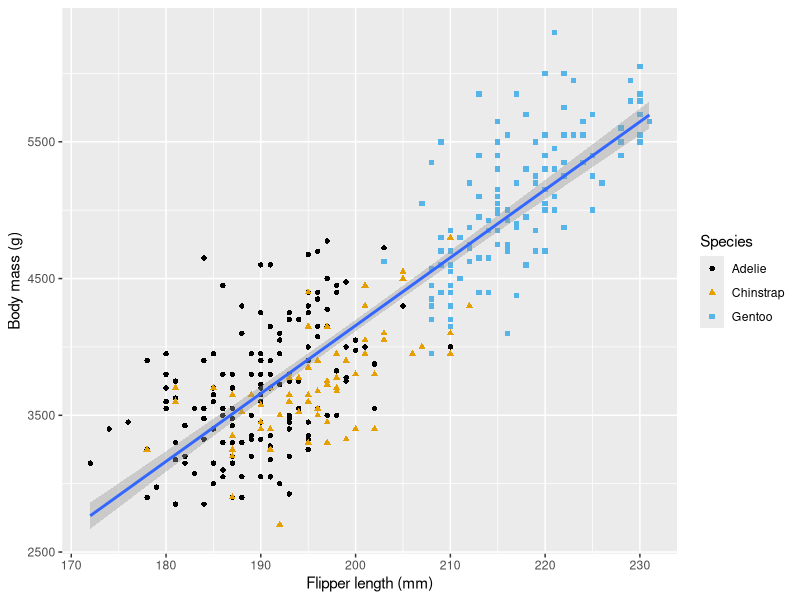

Reproduce this figure in R.
## ---- chunk 1
library(tidyverse)
library(palmerpenguins)
library(ggthemes)
## ---- chunk 2

## ---- chunk 3
penguins %>%
ggplot(aes(x = flipper_length_mm, y = body_mass_g)) +
geom_point(aes(color = species, shape = species)) +
geom_smooth(method = "lm") +
labs(
x = "Flipper length (mm)", y = "Body mass (g)",
color = "Species", shape = "Species"
) +
scale_color_colorblind()
